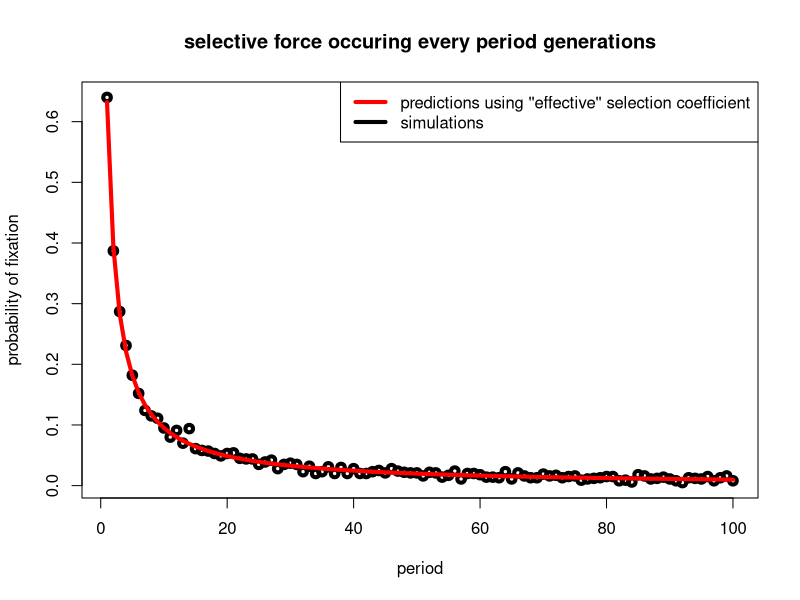

This figure's R source:
# pprime gives the frequency after selection
# w[1], w[2], w[3] are w11, w12, w22, the fitnesses of
#    the three genotypes. 
#   p is the frequency before selection.

pprime <- function(p, w){
  wbar <- w[1]*p*p + w[2]*2*p*(1-p) + w[3]*(1-p)*(1-p)
  ( w[1]*p*p + p*(1-p)*w[2] )/ wbar    
}

# similar to pprime but with mutation, A1 -> A2 at rate
# u,   A2 -> A1 at rate v.

pprimemut <- function(pin, w, u=0, v=0){
  p = pin
  wbar <- w[1]*p*p + w[2]*2*p*(1-p) + w[3]*(1-p)*(1-p)
  pp = ( w[1]*p*p + p*(1-p)*w[2] )/ wbar 
  ppp = pp*(1-u) + (1-pp)*v
  return(ppp)   
}

# evolve population with selection and drift (and 
#    mutation.)  Returns a vector of the frequency trajectory.

evolvedrift <- function( ngen, pstart, w,popsize, u=0, v=0){
  #p <- numeric(ngen)
  #p[1] <- pstart
  if (ngen <=0){
    return(pstart)
  }
  p = pstart
  for( i in 1:ngen){
    #p[i] <- rbinom(1,2*popsize, pprimemut(p[i-1], w,u,v) )/(2*popsize)
    p <- rbinom(1,2*popsize, pprimemut(p, w,u,v) )/(2*popsize)
  }
  return(p)
}

# period = 1 recapitulates the evolvedrift function above with ngen = nperiods
# Requires: period >=1
evolvedrift_periodic <- function(nperiods, pstart, w, popsize, period, u=0, v=0){
  p = pstart

  for (i in 1:nperiods){
    p = evolvedrift(1, p, w, popsize)
    p = evolvedrift(period-1, p, w = c(1,1,1), popsize)
    if (p < 1e-10 || p > (1-1e-10)){
      return(p)
    }
  }
  return(p)
}

# N diploid organisms
# s is selective advantage of allele A
kimura <- function(N, s){
  return((1-exp(-2*s))/(1-exp(-4*N*s)))
}

periods = seq(1, 100, 1)
N = 1e4
p0 = 1/(2*N)
s=0.5
w = c(1+s, 1 + (s/2), 1)

p_fixation = rep(0, length(periods))
for (i in 1:length(periods)){
  period = periods[i]
  nreps = 1000
  cnt = 0
  for(j in 1:nreps){
    nperiods = 10000 # should be enough
    p = evolvedrift_periodic(nperiods, p0, w, popsize = 2*N, period)
    if (p >0.999){
      cnt = cnt + 1
    }
  }
  p_fixation[i] = cnt/nreps
  
}
kimura_values = rep(0, length(periods))
for (i in 1:length(periods)){
  kimura_values[i] = kimura(2*N, s/periods[i])
}

plot(periods, p_fixation, xlab = "period", ylab = "probability of fixation",
       col = "black", main = "selective force occuring every period generations", lwd=4)
points(periods, kimura_values, type="l", col = "red", lwd=4)
legend("topright", c("predictions using ''effective'' selection coefficient", "simulations"),
           lty=c(1,1), lwd=c(4,4,4),col=c("red", "black"), cex=1)
